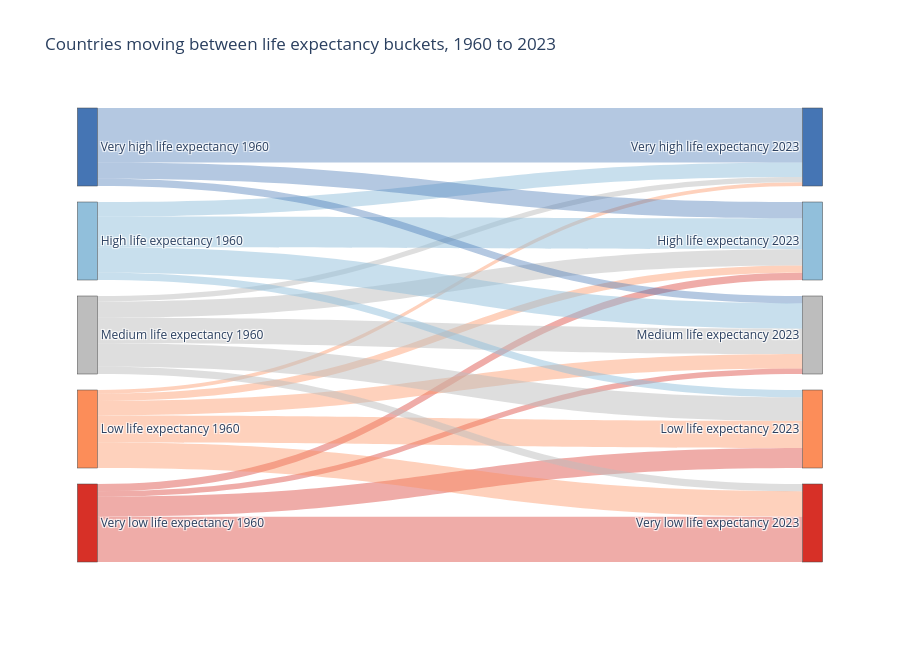

The notebook cell saved with this chart:
### Code cell
flows=sankey_df.groupby(['bucket_1960', 'bucket_2023']).size().reset_index(name='count')
flows=flows[flows['count']>0]

node_labels=[l+' 1960' for l in labels]+[l+' 2023' for l in labels]
source=[labels.index(b) for b in flows['bucket_1960']]
target=[labels.index(b)+5 for b in flows['bucket_2023']]
node_colors=['#d73027', '#fc8d59', '#bdbdbd', '#91bfdb', '#4575b4']*2

link_colors=['rgba(215,48,39,0.4)', 'rgba(252,141,89,0.4)', 'rgba(189,189,189,0.5)', 'rgba(145,191,219,0.5)', 'rgba(69,117,180,0.4)']
link_colors=[link_colors[s] for s in source]

fig=go.Figure(go.Sankey(
    arrangement='fixed',
    node=dict(label=node_labels, color=node_colors, pad=20, thickness=20,
              x=[0.01]*5+[0.99]*5, y=[0.9, 0.7, 0.5, 0.3, 0.1]*2),
    link=dict(source=source, target=target, value=flows['count'], color=link_colors)))
fig.update_layout(title='Countries moving between life expectancy buckets, 1960 to 2023', height=650, font_size=12)
fig.show()
# saving as html so it can be opened in browser
fig.write_html("sankey_1960_2023.html")

### Figure 1 — Plotly figure (JSON) as saved in the notebook; plotly's stock layout.template omitted (floating-point values rounded to 4 significant figures)
{"data": [{"arrangement": "fixed", "link": {"color": ["rgba(215,48,39,0.4)", "rgba(215,48,39,0.4)", "rgba(215,48,39,0.4)", "rgba(215,48,39,0.4)", "rgba(252,141,89,0.4)", "rgba(252,141,89,0.4)", "rgba(252,141,89,0.4)", "rgba(252,141,89,0.4)", "rgba(252,141,89,0.4)", "rgba(189,189,189,0.5)", "rgba(189,189,189,0.5)", "rgba(189,189,189,0.5)", "rgba(189,189,189,0.5)", "rgba(189,189,189,0.5)", "rgba(145,191,219,0.5)", "rgba(145,191,219,0.5)", "rgba(145,191,219,0.5)", "rgba(145,191,219,0.5)", "rgba(69,117,180,0.4)", "rgba(69,117,180,0.4)", "rgba(69,117,180,0.4)"], "source": [0, 0, 0, 0, 1, 1, 1, 1, 1, 2, 2, 2, 2, 2, 3, 3, 3, 3, 4, 4, 4], "target": [5, 6, 7, 8, 5, 6, 7, 8, 9, 5, 6, 7, 8, 9, 6, 7, 8, 9, 7, 8, 9], "value": [25, 11, 3, 4, 14, 15, 8, 4, 2, 4, 13, 14, 9, 3, 4, 14, 17, 8, 4, 9, 30]}, "node": {"color": ["#d73027", "#fc8d59", "#bdbdbd", "#91bfdb", "#4575b4", "#d73027", "#fc8d59", "#bdbdbd", "#91bfdb", "#4575b4"], "label": ["Very low life expectancy 1960", "Low life expectancy 1960", "Medium life expectancy 1960", "High life expectancy 1960", "Very high life expectancy 1960", "Very low life expectancy 2023", "Low life expectancy 2023", "Medium life expectancy 2023", "High life expectancy 2023", "Very high life expectancy 2023"], "pad": 20, "thickness": 20, "x": [0.01, 0.01, 0.01, 0.01, 0.01, 0.99, 0.99, 0.99, 0.99, 0.99], "y": [0.9, 0.7, 0.5, 0.3, 0.1, 0.9, 0.7, 0.5, 0.3, 0.1]}, "type": "sankey"}], "layout": {"font": {"size": 12}, "height": 650, "title": {"text": "Countries moving between life expectancy buckets, 1960 to 2023"}}}
